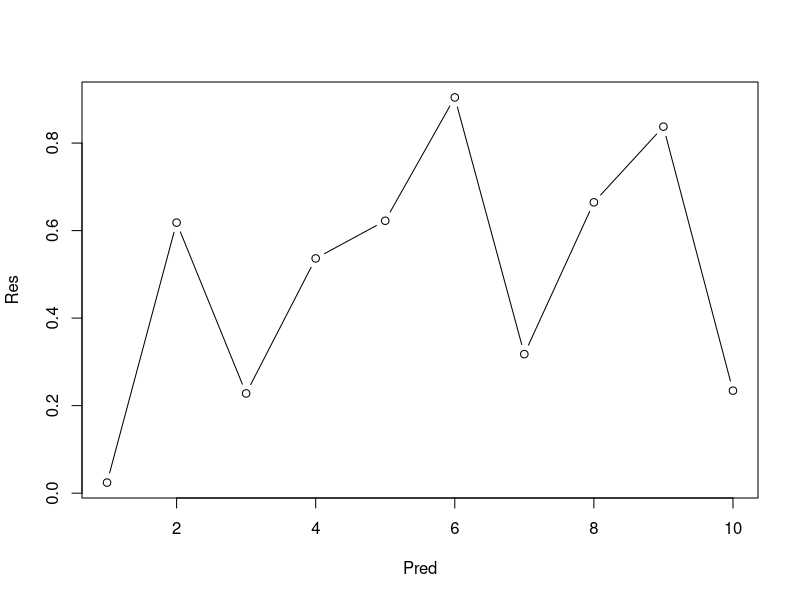

R code for this plot:
## ----setup, include=FALSE------------------------------------------------------------------------
knitr::opts_chunk$set(echo = TRUE)


## ------------------------------------------------------------------------------------------------
# First chunk of code in rmd file
print(pi)
pi+3


## ----eval=TRUE, echo=TRUE------------------------------------------------------------------------
# Use comments extensively in ALL of your coding!
Pred <- seq(1,10)     # make a vector of integers from 1 to 10
Res <- runif(10)      # generate 10 draws from a random uniform (0,1) distribution

# print the random numbers
print(Res)

# plot the graph
plot(x=Pred,y=Res,type="b")

